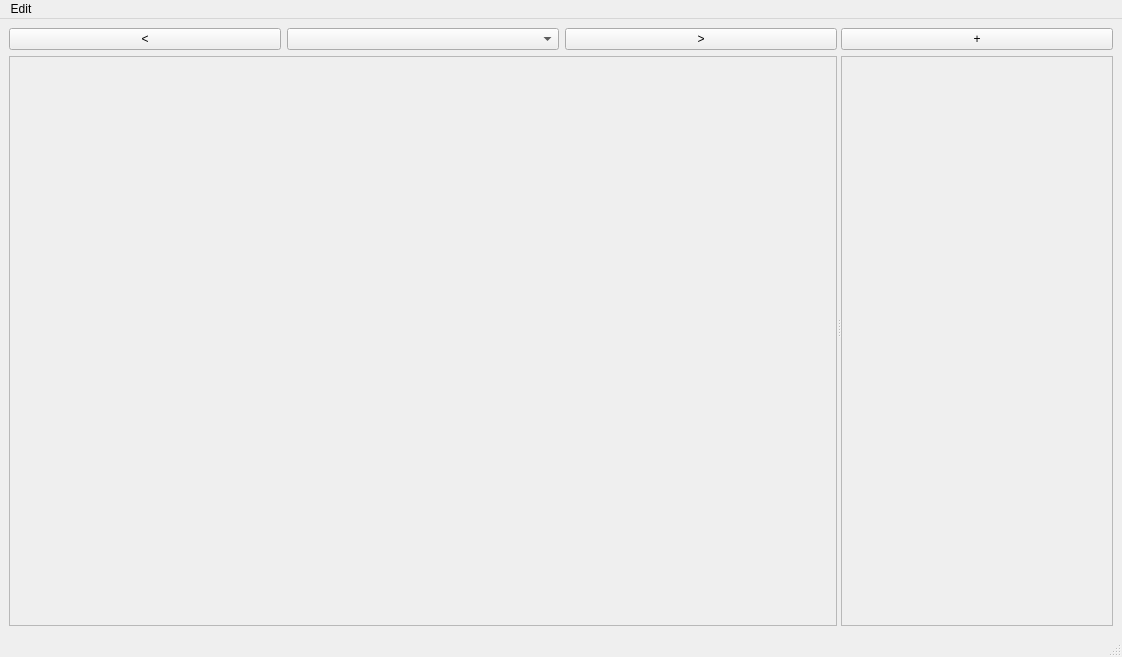
<?xml version="1.0" encoding="UTF-8"?>
<ui version="4.0">
 <class>MainWindow</class>
 <widget class="QMainWindow" name="MainWindow">
  <property name="geometry">
   <rect>
    <x>0</x>
    <y>0</y>
    <width>1122</width>
    <height>657</height>
   </rect>
  </property>
  <property name="windowTitle">
   <string>MainWindow</string>
  </property>
  <widget class="QWidget" name="centralwidget">
   <layout class="QGridLayout" name="gridLayout_2">
    <item row="0" column="0">
     <widget class="QSplitter" name="splitter">
      <property name="orientation">
       <enum>Qt::Horizontal</enum>
      </property>
      <widget class="QWidget" name="layoutWidget">
       <layout class="QVBoxLayout" name="Floormap">
        <item>
         <layout class="QHBoxLayout" name="FloormapHeader">
          <item>
           <widget class="QPushButton" name="previousFloormapButton">
            <property name="text">
             <string>&lt;</string>
            </property>
           </widget>
          </item>
          <item>
           <widget class="QComboBox" name="FloomapsComboBox"/>
          </item>
          <item>
           <widget class="QPushButton" name="nextFloormapButton">
            <property name="text">
             <string>&gt;</string>
            </property>
           </widget>
          </item>
         </layout>
        </item>
        <item>
         <widget class="QScrollArea" name="FloormapScrollArea">
          <property name="widgetResizable">
           <bool>true</bool>
          </property>
          <widget class="QWidget" name="FloormapScrollAreaHolder">
           <property name="geometry">
            <rect>
             <x>0</x>
             <y>0</y>
             <width>818</width>
             <height>563</height>
            </rect>
           </property>
           <layout class="QGridLayout" name="gridLayout">
            <item row="0" column="0">
             <layout class="QGridLayout" name="FloormapScrollAreaContents"/>
            </item>
           </layout>
          </widget>
         </widget>
        </item>
       </layout>
      </widget>
      <widget class="QWidget" name="layoutWidget">
       <layout class="QVBoxLayout" name="Waitlist">
        <item>
         <layout class="QHBoxLayout" name="WaitlistHeader">
          <item>
           <widget class="QPushButton" name="addToWaitlistButton">
            <property name="text">
             <string>+</string>
            </property>
           </widget>
          </item>
         </layout>
        </item>
        <item>
         <widget class="QScrollArea" name="WaitlistScrollArea">
          <property name="widgetResizable">
           <bool>true</bool>
          </property>
          <widget class="QWidget" name="WaitlistScrollAreaHolder">
           <property name="geometry">
            <rect>
             <x>0</x>
             <y>0</y>
             <width>274</width>
             <height>564</height>
            </rect>
           </property>
           <layout class="QVBoxLayout" name="verticalLayout_2">
            <item>
             <layout class="QVBoxLayout" name="WaitlistScrollAreaContents"/>
            </item>
           </layout>
          </widget>
         </widget>
        </item>
       </layout>
      </widget>
     </widget>
    </item>
   </layout>
  </widget>
  <widget class="QMenuBar" name="menubar">
   <property name="geometry">
    <rect>
     <x>0</x>
     <y>0</y>
     <width>1122</width>
     <height>20</height>
    </rect>
   </property>
   <widget class="QMenu" name="menuEdit">
    <property name="title">
     <string>Edit</string>
    </property>
    <addaction name="actionDelete_All_Parties_On_Waitlist"/>
    <addaction name="actionDelete_All_Tables"/>
   </widget>
   <addaction name="menuEdit"/>
  </widget>
  <widget class="QStatusBar" name="statusbar"/>
  <action name="actionDelete_All_Parties_On_Waitlist">
   <property name="text">
    <string>Delete All Parties On Waitlist</string>
   </property>
  </action>
  <action name="actionDelete_All_Tables">
   <property name="text">
    <string>Delete All Tables</string>
   </property>
  </action>
 </widget>
 <resources/>
 <connections/>
</ui>
